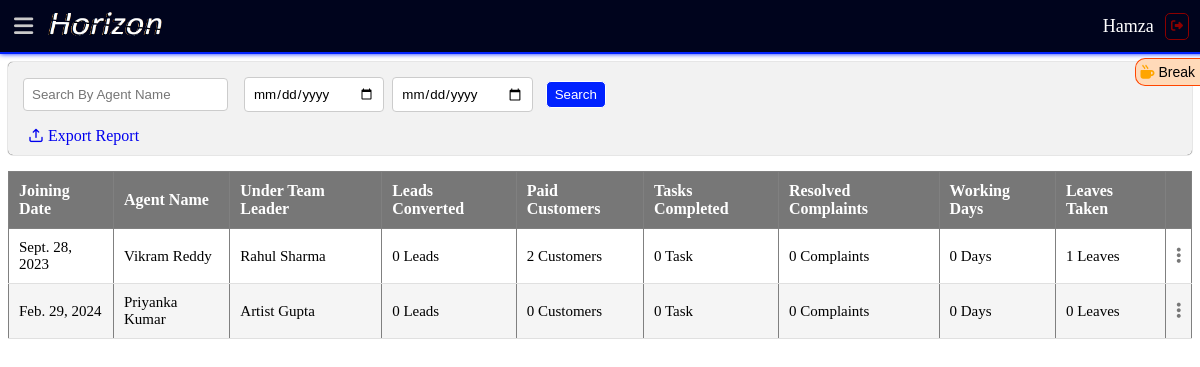
/agent_reports/ (signed in), run on the app's committed database.
### realestateapp/models.py (models this page shows, shortened)
class CustomUser(AbstractUser):
    USER_ROLES = [
        (1, "Admin"),
        (2, "Team Leader"),
        (3, "Agent"),
    ]
    role = models.PositiveIntegerField(choices=USER_ROLES, default=1)

class Agent(models.Model):
    auth_user = models.OneToOneField(
        CustomUser, on_delete=models.CASCADE, related_name='agent')
    username = models.CharField(max_length=150, unique=True)
    password = models.CharField(max_length=128)
    profile_pic = models.ImageField(upload_to='employ_profile_pic', null=True)
    first_name = models.CharField(max_length=100)
    last_name = models.CharField(max_length=100)
    email = models.EmailField(unique=True)
    phone_number = models.CharField(max_length=20)
    address = models.TextField()
    joining_date = models.DateField()
    sales_traget = models.CharField(blank=True,null=True,max_length=255)
    remarks = models.TextField(blank=True)
    team_leader = models.ForeignKey(
        TeamLeader, on_delete=models.CASCADE, related_name='agents')

class TeamLeader(models.Model):
    auth_user = models.OneToOneField(
        CustomUser, on_delete=models.CASCADE, related_name='teamleader')
    username = models.CharField(max_length=150)
    password = models.CharField(max_length=128)
    profile_pic = models.ImageField(upload_to='employ_profile_pic', null=True)
    first_name = models.CharField(max_length=100)
    last_name = models.CharField(max_length=100)
    email = models.EmailField(unique=True)
    phone_number = models.CharField(max_length=20)
    address = models.TextField()
    joining_date = models.DateField()
    remarks = models.TextField(blank=True)
    sales_traget = models.CharField(blank=True,null=True,max_length=255)

### realestateapp/views.py (the view, shortened to what this page needs)
# urls.py: path('agent_reports/', agent_reports, name='agent_reports'),
@login_required
def agent_reports(request):
    agent_search_query = request.GET.get("agent_search", "")
    agent_date_from_str = request.GET.get("agent_date_from", "")
    agent_date_to_str = request.GET.get("agent_date_to", "")
    if request.user.role == 2:
        team_leader = TeamLeader.objects.get(auth_user=request.user)
        agents = Agent.objects.filter(team_leader=team_leader)
    else:
        agents = Agent.objects.all()
    agent_data = []
    for agent in agents:
        leads = Lead.objects.filter(status='converted',assigned_to_agents=agent)
        paid_customers = PaidCustomer.objects.filter(lead__assigned_to_agents=agent,payment_status='completed')
        working_days = AgentAttendance.objects.filter(
            Q(agent=agent, status='Present') | Q(agent=agent, status='Late')
        )
        leaves_taken = AgentAttendance.objects.filter(agent=agent,status='Absent')
        tasks = Task.objects.filter(assigned_to=agent.auth_user,status='completed')
        complaints = Complaint.objects.filter(assigned_to=agent.auth_user,resolved=True)
        if agent_date_from_str and agent_date_to_str:
            agent_date_from = datetime.strptime(agent_date_from_str, "%Y-%m-%d").date()
            agent_date_to = datetime.strptime(agent_date_to_str, "%Y-%m-%d").date()
            if agent.joining_date >= agent_date_from and agent.joining_date <= agent_date_to:
                agent_data.append({
                    'agent': agent,
                    'leads': leads,
                    'working_days':working_days,
                    'paid_customers': paid_customers,
                    'leaves_taken': leaves_taken,
                    'tasks':tasks,
                    'complaints':complaints
                })
        else:
            agent_data.append({
                'agent': agent,
                'leads': leads,
                'working_days':working_days,
                'paid_customers': paid_customers,
                'leaves_taken': leaves_taken,
                'tasks':tasks,
                'complaints':complaints
            })
    context = {
        'agent_data': agent_data,
        'agent_search_query': agent_search_query,
        'agent_date_from': agent_date_from_str,
        'agent_date_to': agent_date_to_str,
    }
    return render(request, 'agent_reports.html', context)

### template/agent_reports.html (shortened to what this page needs)
{% extends 'base.html' %}
{% block content %}
<br>
<br>
<br>
<div class="form-container">
    <form method="get" action="{% url 'agent_reports' %}">
        <div class="form-row align-items-center">
        <div class="search">
            <input type="text" name="agent_search" class="form-control" placeholder="Search By Agent Name" value="{{ agent_search_query }}">
        </div>
        <div class="">
            <input type="date" name="agent_date_from" class="form-control" placeholder="Joining Date From" value="{{ agent_date_from }}">
        </div>
        <div class="">
            <input type="date" name="agent_date_to" class="form-control" placeholder="Joining Date To" value="{{ agent_date_to }}">
        </div>
        <div class="">
            <button type="submit" class="btn btn-primary">Search</button>
        </div>
        </div>
    </form>
    <a href="{% url 'export_agent_reports' %}" class="btn btn-primary"><i class="uil uil-export"></i> Export Report</a>
</div>
<table border="1">
    <thead>
        <tr>
            <th>Joining Date</th>
            <th>Agent Name</th>
            <th>Under Team leader</th>
            <th>Leads Converted</th>
            <th>Paid Customers</th>
            <th>Tasks Completed</th>
            <th>Resolved Complaints</th>
            <th>Working Days</th>
            <th>Leaves Taken</th>
            <th></th>
        </tr>
    </thead>
    <tbody>
        {% for agent_info in agent_data %}
            <tr>
                <td>{{ agent_info.agent.joining_date }}</td>
                <td>{{ agent_info.agent.first_name }} {{ agent_info.agent.last_name }}</td>
                <td>{{ agent_info.agent.team_leader.first_name }} {{ agent_info.agent.team_leader.last_name }}</td>
                <td>{{ agent_info.leads.count }} Leads</td>
                <td>{{ agent_info.paid_customers.count }} Customers</td>
                <td>{{ agent_info.tasks.count }} Task</td>
                <td>{{ agent_info.complaints.count }} Complaints</td>
                <td>{{ agent_info.working_days.count }} Days</td>
                <td>{{ agent_info.leaves_taken.count }} Leaves</td>
                <td class="agent-name">
                    <div class="dropdown">
                        <button class="dropdown-toggle-button" type="button" id="dropdownMenuButton{{ agent_info.agent.id }}">
                            <i class="fas fa-ellipsis-v"></i>
                        </button>
                    </div>
                </td>
            </tr>
        {% endfor %}
    </tbody>
</table>
{% endblock %}

### template/navbar.html (shortened to what this page needs)
{% load static %}
<div class="navbar">
  <div class="nav-left">
    <span id="menu-toggle" aria-label="Toggle Sidebar"><i class="fas fa-bars"></i> </span>
    {% if user.role == 1 %}
    <a href="{% url 'dashboard' %}">
      <img class="navbar-brand" src="{% static 'img/f-logo.png' %}" alt="">
    </a>
    {% elif user.role == 2 %}
    <a href="{% url 'dashboard' %}">
      <img class="navbar-brand" src="{% static 'img/f-logo.png' %}" alt="">
    </a>
    {% elif user.role == 3 %}
    <a href="{% url 'dashboard' %}">
      <img class="navbar-brand" src="{% static 'img/f-logo.png' %}" alt="">
    </a>
    {% endif %}
  </div>
  <div class="nav-right">
    {% if user.is_authenticated %}
    <div id="tea-break">
      <div class="blink">
        <div class="tea-break-icon" onclick="toggleTeaBreak()">
          <i class="fas fa-mug-hot"></i> Break
        </div>
      </div>
    </div>
    {% if user.role == 1 %}
    <p>{{ user.username }}</p>
    {% endif %}
    <a class="sign-out" href="{% url 'user_logout' %}"><i class="fas fa-thin fa-sign-out-alt"></i></a>
    {% endif %}
  </div>
</div>

### realestateapp/static/css/base.css (style rules this page uses)
:root { --color-fade-white: #cacaca; --color-faded-white: #aaaaaa; --color-2-text: #777777; --color-secondary: #FAF1E6; --color-primary: #00041d; --button-color: #0022ff; --received-color: #0022ff88; --sent-color: #0022ff2d; --shade-: #006eff0a; }
table { border-collapse: collapse; width: 100%; text-transform: capitalize; }
table thead th { background-color: var(--color-2-text); color: #ffffff; padding: 10px; text-align: left; width: min-content; }
table tbody td { padding: 10px; border-bottom: 1px solid #e0e0e0; width: min-content; text-align: left; font-size: 15px; }
table tbody tr:nth-child(even) { background-color: #f5f5f5; width: min-content; }
input[type="text"], input[type="email"], input[type="tel"], input[type="number"], input[type="file"], input[type="password"], input[type="date"], input[type="datetime-local"], textarea, select { width: 100%; padding: 8px; border: 1px solid #ccc; border-radius: 4px; box-sizing: border-box; transition: border-color 0.3s ease; margin: 5px !important; font-family: Arial, Helvetica, sans-serif; outline: none; }
img { width: 50px; height: 50px; border-radius: 50%; }
.search { margin-right: 0.5rem !important; }
button { padding: 5px 8px; border: 1px solid #ffffff; border-radius: 5px; background-color: #0022ff; color: white; cursor: pointer; }
a { text-decoration: none; }

### realestateapp/static/css/navbar.css (style rules this page uses)
.navbar { display: flex; justify-content: space-between; align-items: center; background-color: #00041d; padding: 10px; position: fixed; top: 0; left: 0; width: 100%; height: 2rem; z-index: 999; border-bottom: 2px solid #0022ff; box-shadow: 0 0 5px #0022ff; }
.nav-left { display: flex; align-items: center; padding: 0; gap: .5rem; }
.fa-bars { font-size: 22px; color: #cacaca; font-weight: bold; padding: 4px; transition: .3s ease-in-out; cursor: pointer; }
.navbar-brand { height: 1.8rem; border-radius: 10px; transition: .3s ease-in-out; width: 120px; }
.nav-right { display: flex; flex-direction: row; justify-content: right; align-items: center; gap: .1rem; margin-right: 1rem; }
.nav-right > p { color: white; font-size: 18px; text-transform: capitalize; }
.sign-out { margin: 15px 5px ; padding: 5px; color: darkred; border: 1px solid darkred; border-radius: 5px; text-decoration: none; font-size: 12px; transition: .3s color ease-in-out; }
#tea-break { position:fixed; display: flex; flex-direction: column; top: 4.5rem; right: -0px; background: #FFDAB9; border: 1px solid #FF4500; border-right: none; border-radius: 10px; border-top-right-radius: 0; border-bottom-right-radius: 0; transform: translateY(-50%); padding:5px; z-index: 9999; transition: right 0.5s; }
.tea-break-icon { cursor: pointer; color: #000000; font-size: 14px !important; font-family: Arial, Helvetica, sans-serif !important; text-transform: capitalize !important; text-align: center; }
.fa-mug-hot { color: orange; }

### realestateapp/static/css/lead_list.css (style rules this page uses)
.form-container { background-color: #f2f2f2; padding: 10px; border-radius: 5px; box-shadow: 0 0 1px rgb(0, 0, 0); margin-bottom: 1rem; }
.form-container .form-row { display: flex; justify-content: flex-start; gap: .5rem; align-items: center; margin-bottom: 10px; }
.form-container .form-control { margin-right: 10px; }
.form-container .btn { margin-left: 10px; }

### template/agent_reports.html (style rules this page uses)
td.agent-name { position: relative; }
td.agent-name .dropdown-toggle-button { background-color: transparent; border: none; cursor: pointer; font-size: 18px; padding: 0; color: #777777; text-align: right; }

### data on the page
CustomUser: username "Hamza"
Agent: agent.joining_date "Sept. 28, 2023", agent.first_name "Vikram", agent.last_name "Reddy", agent.team_leader.first_name "Rahul", agent.team_leader.last_name "Sharma", leads.count "0", paid_customers.count "2", tasks.count "0", complaints.count "0", working_days.count "0", leaves_taken.count "1"
Agent: agent.joining_date "Feb. 29, 2024", agent.first_name "Priyanka", agent.last_name "Kumar", agent.team_leader.first_name "Artist", agent.team_leader.last_name "Gupta", leads.count "0", paid_customers.count "0", tasks.count "0", complaints.count "0", working_days.count "0", leaves_taken.count "0"
